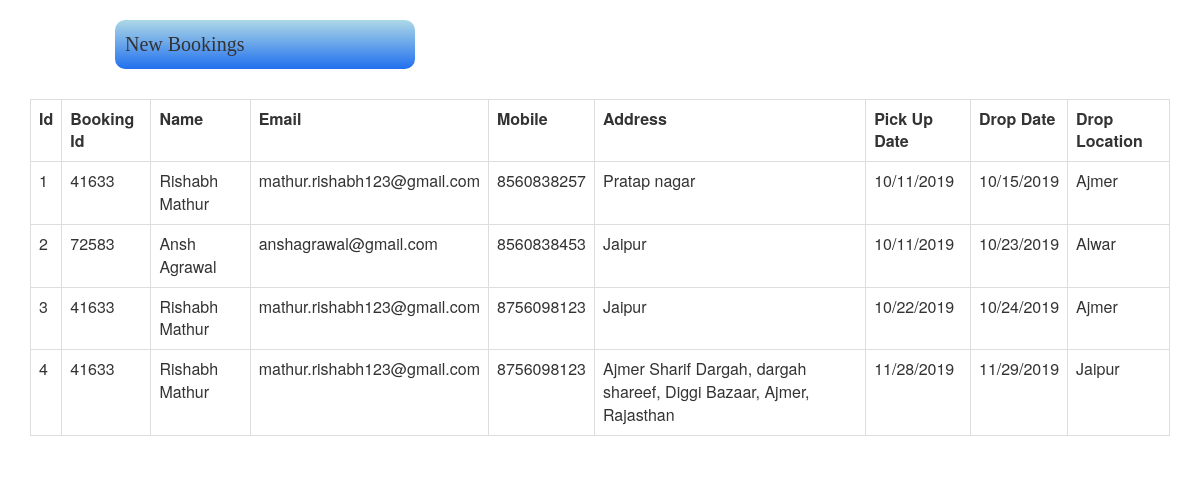
Page /Admin/new_bookings.php on the earlier database version.
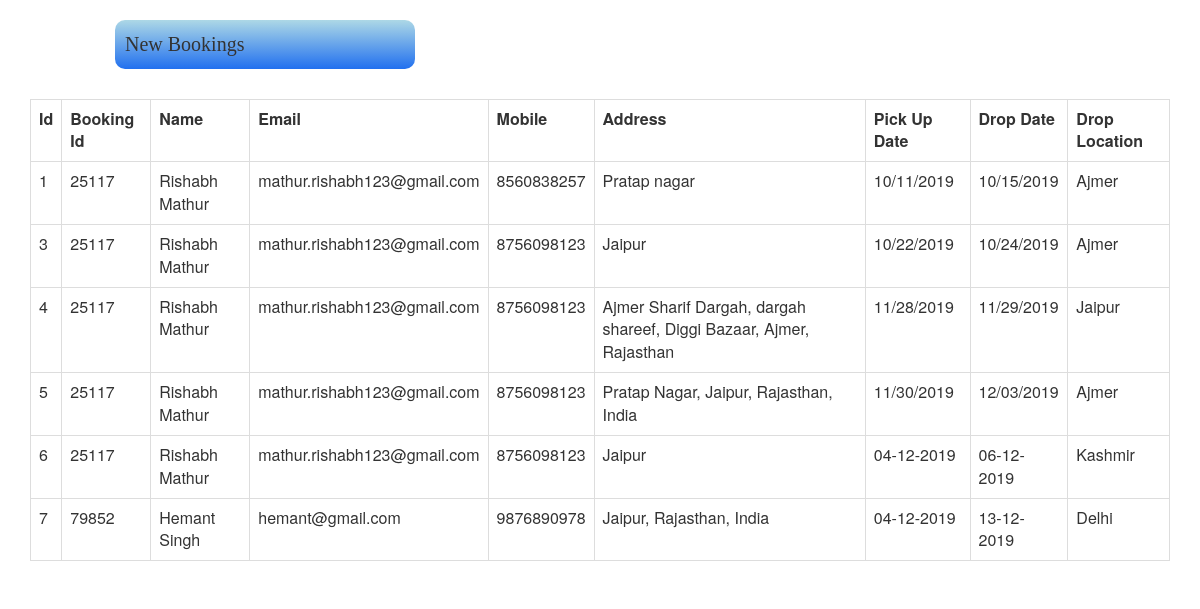
Same page on the later database version.
### tables this page shows
CREATE TABLE IF NOT EXISTS `user_journey` (
  `id` int(20) NOT NULL AUTO_INCREMENT,
  `booking_id` int(10) NOT NULL,
  `name` varchar(100) NOT NULL,
  `email` varchar(150) NOT NULL,
  `mobile` bigint(15) NOT NULL,
  `address` varchar(255) NOT NULL,
  `pick_date` varchar(20) NOT NULL,
  `drop_date` varchar(20) NOT NULL,
  `card_number` bigint(15) NOT NULL,
  `CVV` int(5) NOT NULL,
  `expire` varchar(255) NOT NULL,
  `Drop_location` varchar(255) NOT NULL,
  PRIMARY KEY (`id`)
);

### Admin/new_bookings.php (the view, shortened to what this page needs)
<?php
    include('connect.php');
     $sql = "select * from user_journey where card_number <> 0";
    $run = mysqli_query($conn, $sql);
?>
   <html>
    <head>
        <link rel="stylesheet" href="https://use.fontawesome.com/releases/v5.8.2/css/all.css">
        <link rel="stylesheet" href="https://maxcdn.bootstrapcdn.com/bootstrap/3.3.6/css/bootstrap.min.css"/>
    </head>
    <body>
       <div class="jumbotron jumbo ">
           New Bookings
       </div>
        <div class="container">
            <div class="table-responsive">
                <table class="table table-strip table-hover table-bordered">
                    <th>Id</th>
                    <th>Booking Id</th>
                    <th>Name</th>
                    <th>Email</th>
                    <th>Mobile</th>
                    <th>Address</th>
                    <th>Pick Up Date</th>
                    <th>Drop Date</th>
                    <th>Drop Location</th>
                    <?php while( $data = mysqli_fetch_array($run))
                {
                    ?>
                    <tr>
                        <td><?php echo $data['id'];  ?></td>
                        <td><?php echo $data['booking_id'];  ?></td>
                        <td><?php echo $data['name'];  ?></td>
                        <td><?php echo $data['email'];  ?></td>
                        <td><?php echo $data['mobile'];  ?></td>
                        <td><?php echo $data['address'];  ?></td>
                        <td><?php echo $data['pick_date'];  ?></td>
                        <td><?php echo $data['drop_date'];  ?></td>
                        <td><?php echo $data['Drop_location'];  ?></td>
                    </tr>
                    <?php   } ?>
                </table>
            </div>
        </div>
    </body>
</html>

Differences in the rows shown:
removed user_journey: id "2", booking "72583", name "Ansh Agrawal", email "anshagrawal@gmail.com", mobile "8560838453", address "Jaipur", pick_date "10/11/2019", drop_date "10/23/2019", Drop_location "Alwar"
changed user_journey "Pratap nagar": booking "41633" → "25117"
changed user_journey id 3: booking "41633" → "25117"
changed user_journey "Ajmer Sharif Dargah, dargah shareef, Diggi Bazaar, Ajmer, Rajasthan": booking "41633" → "25117"
now on this page (row edited): user_journey: id "5", booking "25117", name "Rishabh Mathur", email "mathur.rishabh123@gmail.com", mobile "8756098123", address "Pratap Nagar, Jaipur, Rajasthan, India", pick_date "11/30/2019", drop_date "12/03/2019", Drop_location "Ajmer"
added user_journey: id "6", booking "25117", name "Rishabh Mathur", email "mathur.rishabh123@gmail.com", mobile "8756098123", address "Jaipur", pick_date "04-12-2019", drop_date "06-12-2019", Drop_location "Kashmir"
added user_journey: id "7", booking "79852", name "Hemant Singh", email "hemant@gmail.com", mobile "9876890978", address "Jaipur, Rajasthan, India", pick_date "04-12-2019", drop_date "13-12-2019", Drop_location "Delhi"
